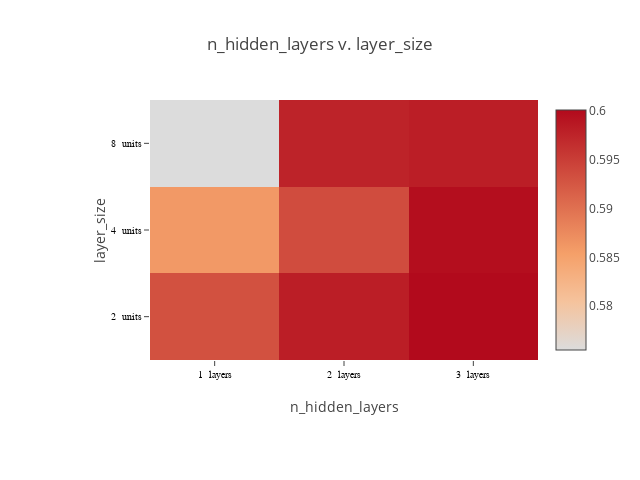

The notebook cell this image was saved under:
### Code cell
def plot_matrix(lossframe, x_labels, y_labels, x_suffix="", y_suffix=""):

    pivot = lossframe.pivot_table(index=[y_labels], columns=[x_labels], values=['accuracy'])
#    print(pivot)
    # specify labels as strings, to force plotly to use a discrete axis
#    print(pivot.columns.levels[1]).values
#    print(lossframe[x_labels].dtype)
    
    if lossframe[x_labels].dtype == np.float64 or lossframe[x_labels].dtype == np.float32:
        xaxis = ["%f %s" % (i, x_suffix) for i in pivot.columns.levels[1].values]
    else:
        xaxis = ["%d %s" % (i, x_suffix) for i in pivot.columns.levels[1].values]
    if lossframe[y_labels].dtype == np.float64 or lossframe[y_labels].dtype == np.float32:
        yaxis = ["%f %s" % (i, y_suffix) for i in pivot.index.values]
    else:
        yaxis = ["%d %s" % (i, y_suffix) for i in pivot.index.values]
        
#    print(xaxis, yaxis)
    """plot a heat map of a matrix"""
    chart_width=640
    chart_height=480
    
    layout = Layout(
        title="%s v. %s" % (x_labels, y_labels),
        height=chart_height,
        width=chart_width,     
        margin=dict(
            l=150,
            r=30,
            b=120,
            t=100,
        ),
        xaxis=dict(
            title=x_labels,
            tickfont=dict(
                family='Arial, sans-serif',
                size=10,
                color='black'
            ),
        ),
        yaxis=dict(
            title=y_labels,
            tickfont=dict(
                family='Arial, sans-serif',
                size=10,
                color='black'
            ),
        ),
    )
    
    data = [Heatmap(z=pivot.values,
                    x=xaxis,
                    y=yaxis,
                    colorscale=[[0, 'rgb(0,0,255)', [1, 'rgb(255,0,0)']]],
                   )
           ]

    fig = Figure(data=data, layout=layout)
    return iplot(fig, link_text="")

### Figure 1 — Plotly figure (JSON) as saved in the notebook; plotly's stock layout.template omitted (floating-point values rounded to 4 significant figures)
{"data": [{"colorscale": [[0, "rgb(0,0,255)", [1, "rgb(255,0,0)"]]], "type": "heatmap", "x": ["1  layers", "2  layers", "3  layers"], "y": ["2  units", "4  units", "8  units"], "z": [[0.5932, 0.5981, 0.6001], [0.586, 0.5936, 0.5997], [0.5755, 0.5976, 0.5981]]}], "layout": {"height": 480, "margin": {"b": 120, "l": 150, "r": 30, "t": 100}, "title": "n_hidden_layers v. layer_size", "width": 640, "xaxis": {"tickfont": {"color": "black", "family": "Arial, sans-serif", "size": 10}, "title": "n_hidden_layers"}, "yaxis": {"tickfont": {"color": "black", "family": "Arial, sans-serif", "size": 10}, "title": "layer_size"}}}
